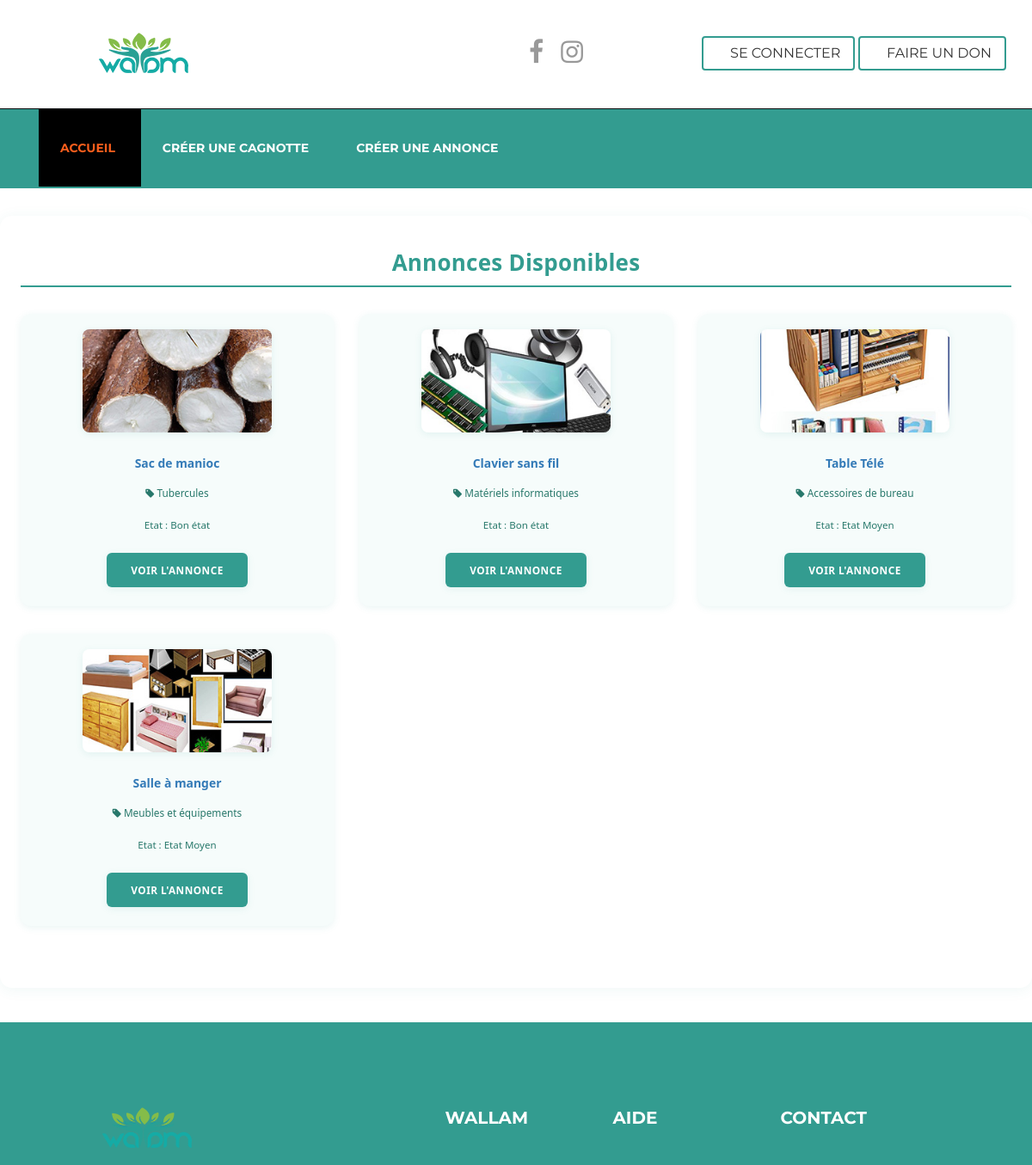
/donations (upper part), run on an earlier commit of the app's database.
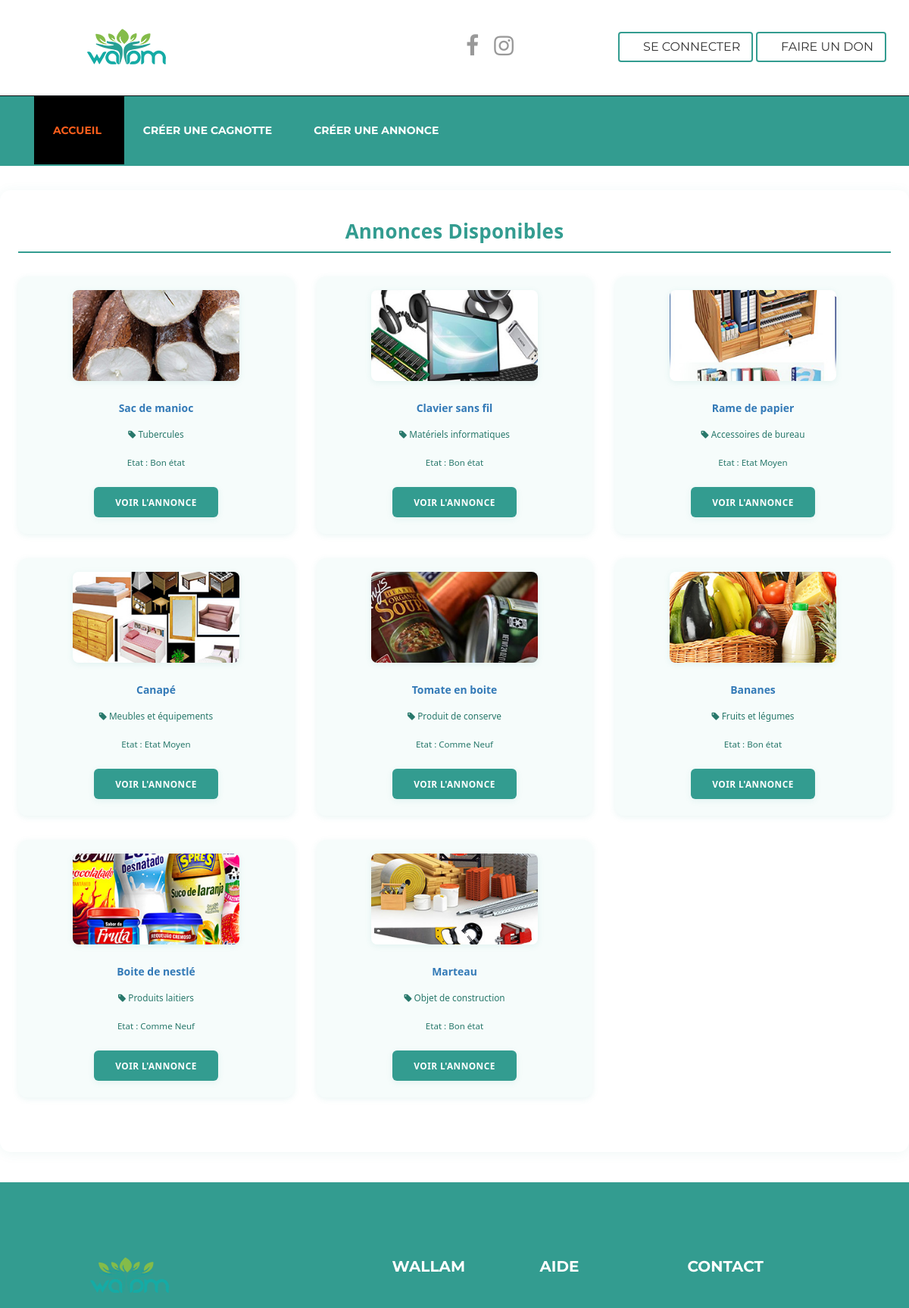
And on a later commit of the database.
### donation/models.py (models this page shows, shortened)
class ObjectDonation(models.Model):
    user = models.ForeignKey(User, on_delete=models.SET_NULL, blank=True, null=True)
    location = models.CharField(max_length=255)  # Localisation du retrait
    category = models.ForeignKey(CategoryChoices, on_delete=models.CASCADE)
    title = models.CharField(max_length=255)
    description = models.TextField()
    availability = models.ForeignKey(AvailabilityChoices, on_delete=models.CASCADE)
    condition = models.ForeignKey(ConditionChoices, on_delete=models.CASCADE)
    expiration_date = models.DateField(blank=True, null=True, help_text="Applicable uniquement pour la nourriture")
    terms_accepted = models.BooleanField(default=False)
    active = models.BooleanField(default=True)
    created_at = models.DateTimeField(auto_now_add=True)
    updated_at = models.DateTimeField(auto_now=True)

class CategoryChoices(models.Model):
    title = models.CharField(max_length=100)
    active = models.BooleanField(default=True)
    created_at = models.DateTimeField(auto_now_add=True)

class ConditionChoices(models.Model):
    title = models.CharField(max_length=100)
    active = models.BooleanField(default=True)
    created_at = models.DateTimeField(auto_now_add=True)

### donation/views.py (the view)
# urls.py: path('donations', donation_list, name='donation_list'),
def donation_list(request):
    donations = ObjectDonation.objects.filter(active=True)
    context = {
        "donations": donations
    }
    return render(request, 'donation/list.html', context)

### templates/donation/list.html (shortened to what this page needs)
{% extends 'default.html' %}
{% load static %}
{% block menu %}
<ul class="nav navbar-nav">
    <li class="current">
        <a href="{% url 'index' %}">Accueil</a>
    </li>
    <li class="">
        <a href="{% url 'create_campaign' %}">Créer une cagnotte</a>
    </li>
    <li><a href="{% url 'announce' %}">Créer une annonce</a></li>
</ul>
{% endblock %}
{% block content %}
<div class="donation-list-wrapper">
    <div class="donation-list-title"><span>Annonces</span> Disponibles</div>
    <div class="row content g-4">
        {% for donation in donations %}
        <div class="col-12 col-sm-6 col-md-4">
            <div class="donation-card">
                {% if donation.category.title == 'Objet de construction' %}
                    <img src="{% static 'images/shop/construction.jpg' %}" alt class="donation-card-img">
                {% elif donation.category.title == 'Matériels informatiques' %}
                    <img src="{% static 'images/shop/informatique.jpg' %}" alt class="donation-card-img">
                {% elif donation.category.title == 'Accessoires de bureau' %}
                    <img src="{% static 'images/shop/mat_bureau.jpg' %}" alt class="donation-card-img">
                {% elif donation.category.title == 'Meubles et équipements' %}
                    <img src="{% static 'images/shop/meubles.jpg' %}" alt class="donation-card-img">
                {% elif donation.category.title == 'Produit de conserve' %}
                    <img src="{% static 'images/shop/conserve.jpg' %}" alt class="donation-card-img">
                {% elif donation.category.title == 'Tubercules' %}
                    <img src="{% static 'images/shop/tubercules.jpg' %}" alt class="donation-card-img">
                {% elif donation.category.title == 'Fruits et légumes' %}
                    <img src="{% static 'images/shop/fruits.jpg' %}" alt class="donation-card-img">
                {% elif donation.category.title == 'Produits laitiers' %}
                    <img src="{% static 'images/shop/laitiers.jpg' %}" alt class="donation-card-img">
                {% else %}
                    <img src="{% static 'images/shop/img-1.jpg' %}" alt class="donation-card-img">
                {% endif %}
                <div class="donation-card-title"><a href="{% url 'donation_detail' pk=donation.pk %}">{{ donation.title }}</a></div>
                <div class="donation-card-category"><i class="fa fa-tag"></i> {{ donation.category.title }}</div>
                <div class="donation-card-condition">Etat : {{ donation.condition.title }}</div>
                <a href="{% url 'donation_detail' pk=donation.pk %}" class="donation-card-btn">Voir l'annonce</a>
            </div>
        </div>
        {% endfor %}
    </div>
</div>
{% endblock %}

### templates/default.html (shortened to what this page needs)
{% load static %}
<!DOCTYPE html>
<html lang="en">
<head>
    <link href="{% static 'css/font-awesome.min.css' %}" rel="stylesheet">
    <link href="{% static 'css/flaticon.css' %}" rel="stylesheet">
    <link href="{% static 'css/bootstrap.min.css' %}" rel="stylesheet">
    <link href="{% static 'css/animate.css' %}" rel="stylesheet">
    <link href="{% static 'css/slick.css' %}" rel="stylesheet">
    <link href="{% static 'css/slick-theme.css' %}" rel="stylesheet">
    <link href="{% static 'css/bootstrap-touchspin.css' %}" rel="stylesheet">
    <link href="{% static 'css/owl.carousel.css' %}" rel="stylesheet">
    <link href="{% static 'css/owl.theme.css' %}" rel="stylesheet">
    <link href="{% static 'css/owl.transitions.css' %}" rel="stylesheet">
    <link href="{% static 'css/jquery.fancybox.css' %}" rel="stylesheet">
    <link href="{% static 'css/style.css' %}" rel="stylesheet">
</head>
<body>
    <div class="page-wrapper home-style-three">
        <header id="header" class="header-style-four">
            <div class="top-bar">
                <div class="container">
                    <div class="row">
                        <div class="col col-lg-6 col-md-5 col-sm-5">
                            <div class="logo">
                                <a href="{% url 'index' %}"><img src="{% static 'images/logo-2.png' %}" alt class="img img-responsive"></a>
                            </div>
                        </div>
                        <div class="col col-lg-6 col-md-7 col-sm-7 social-links-btns">
                            <div class="social">
                                <ul>
                                    <li><a href="https://www.facebook.com/wallamOfficial237" target="_blank"><i class="fa fa-facebook"></i></a></li>
                                    <li><a href="https://www.instagram.com/wallam_officiel?igsh=YzljYTk1ODg3Zg==" target="_blank"><i class="fa fa-instagram"></i></a></li>
                                </ul>
                            </div>
                            <div class="btns">
                                {% if user.is_authenticated %}
                                <a href="{% url 'logout' %}" class="btn theme-btn-s2"><i class="fi flaticon-black"></i> Se deconnecter</a>
                                {% else %}
                                <a href="{% url 'login' %}" class="btn theme-btn-s2"><i class="fi flaticon-black"></i> Se connecter</a>
                                {% endif %}
                                <a href="{% url 'campaing_donation_list' %}" class="btn theme-btn-s2"><i class="fi flaticon-water"></i> Faire un don</a>
                            </div>
                        </div>
                    </div>
                </div>
            </div>
            <nav class="navigation navbar navbar-default" id="main-navigation">
                <div class="container">
                    <div id="navbar" class="navbar-collapse collapse">
                        {% block menu %}{% endblock %}
                    </div>
                </div>
            </nav>
        </header>
        {% block content %}
        {% endblock %}
        <footer>
            <div class="container">
                <div class="row upper-footer">
                    <div class="col col-md-5 col-xs-6">
                        <div class="widget about-widget">
                            <div class="logo">
                                <img src="{% static 'images/logo.png' %}" alt class="img img-responsive">
                            </div>
                        </div>
                    </div>
                    <div class="col col-md-2 col-xs-6">
                        <div class="widget">
                            <h3>Wallam</h3>
                        </div>
                    </div>
                    <div class="col col-md-2 col-xs-6">
                        <div class="widget">
                            <h3>Aide</h3>
                        </div>
                    </div>
                    <div class="col col-md-3 col-xs-6">
                        <div class="widget contact-widget">
                            <h3>Contact</h3>
                        </div>
                    </div>
                </div>
            </div>
        </footer>
    </div>
</body>
</html>

### templates/donation/list.html (style rules this page uses)
.donation-list-wrapper { background: #fff; border-radius: 14px; box-shadow: 0 2px 16px rgba(51,156,144,0.08); padding: 32px 24px 40px 24px; margin: 32px auto 40px auto; max-width: 1200px; color: #222; font-size: 1.18rem; line-height: 1.7; font-family: 'Segoe UI', Arial, sans-serif; }
.donation-list-title { color: #339c90; font-size: 2.2em; font-weight: 700; margin-bottom: 1.2em; letter-spacing: 0.01em; text-align: center; border-bottom: 2px solid #339c90; padding-bottom: 0.2em; }
.donation-card { background: #f6fcfb; border-radius: 12px; box-shadow: 0 2px 8px rgba(51,156,144,0.10); padding: 18px 16px 22px 16px; margin-bottom: 32px; transition: box-shadow 0.2s; min-height: 340px; display: flex; flex-direction: column; justify-content: space-between; align-items: center; }
.donation-card-img { width: 100%; max-width: 220px; height: 120px; object-fit: cover; border-radius: 8px; margin-bottom: 1em; box-shadow: 0 2px 8px rgba(51,156,144,0.10); }
.donation-card-title { color: #339c90; font-size: 1.18em; font-weight: 700; margin-bottom: 0.2em; margin-top: 0.2em; text-align: center; }
.donation-card-category { color: #28786b; font-size: 1em; margin-bottom: 0.7em; text-align: center; }
.donation-card-condition { font-size: 0.98em; color: #28786b; margin-bottom: 0.5em; text-align: center; }
.donation-card-btn { display: inline-block; background: #339c90; color: #fff; border: none; border-radius: 6px; padding: 10px 28px; font-size: 1em; font-weight: 600; text-transform: uppercase; letter-spacing: 0.04em; box-shadow: 0 2px 8px rgba(51,156,144,0.10); transition: background 0.2s, color 0.2s; margin-top: 8px; text-decoration: none; }

### templates/default.html (style rules this page uses)
footer { background: #339c90 !important; background-color: #339c90 !important; color: #fff !important; }
footer h3, footer p, footer a, footer .copyright, footer .widget, footer .btn.theme-btn { color: #fff !important; }
nav.navigation, .navbar, .navbar-default, #main-navigation, .navbar-header, .navbar-collapse, .nav.navbar-nav, .nav.navbar-nav > li > a { background: #339c90 !important; background-color: #339c90 !important; border-color: #339c90 !important; color: #fff !important; }
.nav.navbar-nav > li > a, .navbar-default .navbar-nav > li > a { color: #fff !important; border-radius: 0 !important; border-bottom: 2px solid #339c90 !important; transition: background 0.2s, color 0.2s; }
.nav.navbar-nav > li.current > a, .nav.navbar-nav > li > a:hover, .navbar-default .navbar-nav > li > a:hover { background: #fff !important; color: #222 !important; border-bottom: 2.5px solid #339c90 !important; }
.btn.theme-btn-s2 { border: 2px solid #339c90 !important; background: #fff !important; color: inherit !important; transition: background 0.2s, color 0.2s; }

What changed in the data, as far as the page shows it:
changed ObjectDonation "Accessoires de bureau": title "Table Télé" → "Rame de papier"
changed ObjectDonation "Meubles et équipements": title "Salle à manger" → "Canapé"
added ObjectDonation: title "Tomate en boite", category "Produit de conserve", condition "Comme Neuf"
added ObjectDonation: title "Bananes", category "Fruits et légumes", condition "Bon état"
added ObjectDonation: title "Boite de nestlé", category "Produits laitiers", condition "Comme Neuf"
added ObjectDonation: title "Marteau", category "Objet de construction", condition "Bon état"
